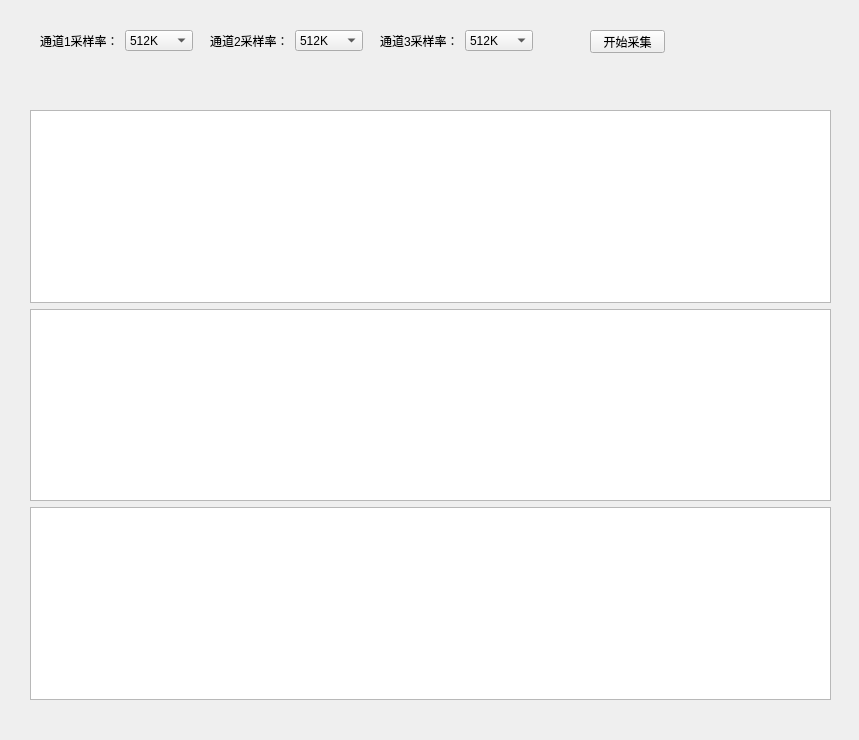
<?xml version="1.0" encoding="UTF-8"?>
<ui version="4.0">
 <class>Form</class>
 <widget class="QWidget" name="Form">
  <property name="geometry">
   <rect>
    <x>0</x>
    <y>0</y>
    <width>859</width>
    <height>740</height>
   </rect>
  </property>
  <property name="windowTitle">
   <string>Form</string>
  </property>
  <widget class="QWidget" name="layoutWidget">
   <property name="geometry">
    <rect>
     <x>210</x>
     <y>30</y>
     <width>153</width>
     <height>21</height>
    </rect>
   </property>
   <layout class="QHBoxLayout" name="horizontalLayout_2">
    <item>
     <widget class="QLabel" name="label_2">
      <property name="text">
       <string>通道2采样率：</string>
      </property>
     </widget>
    </item>
    <item>
     <widget class="QComboBox" name="comboBox_2">
      <item>
       <property name="text">
        <string>512K</string>
       </property>
      </item>
      <item>
       <property name="text">
        <string>256K</string>
       </property>
      </item>
      <item>
       <property name="text">
        <string>128K</string>
       </property>
      </item>
      <item>
       <property name="text">
        <string>64K</string>
       </property>
      </item>
     </widget>
    </item>
   </layout>
  </widget>
  <widget class="QWidget" name="layoutWidget_2">
   <property name="geometry">
    <rect>
     <x>380</x>
     <y>30</y>
     <width>153</width>
     <height>21</height>
    </rect>
   </property>
   <layout class="QHBoxLayout" name="horizontalLayout_3">
    <item>
     <widget class="QLabel" name="label_3">
      <property name="text">
       <string>通道3采样率：</string>
      </property>
     </widget>
    </item>
    <item>
     <widget class="QComboBox" name="comboBox_3">
      <item>
       <property name="text">
        <string>512K</string>
       </property>
      </item>
      <item>
       <property name="text">
        <string>256K</string>
       </property>
      </item>
      <item>
       <property name="text">
        <string>128K</string>
       </property>
      </item>
      <item>
       <property name="text">
        <string>64K</string>
       </property>
      </item>
     </widget>
    </item>
   </layout>
  </widget>
  <widget class="QWidget" name="layoutWidget">
   <property name="geometry">
    <rect>
     <x>30</x>
     <y>110</y>
     <width>801</width>
     <height>590</height>
    </rect>
   </property>
   <layout class="QVBoxLayout" name="verticalLayout">
    <item>
     <widget class="QChartView" name="gv_ch1"/>
    </item>
    <item>
     <widget class="QChartView" name="gv_ch2"/>
    </item>
    <item>
     <widget class="QChartView" name="gv_ch3"/>
    </item>
   </layout>
  </widget>
  <widget class="QWidget" name="layoutWidget">
   <property name="geometry">
    <rect>
     <x>40</x>
     <y>30</y>
     <width>153</width>
     <height>21</height>
    </rect>
   </property>
   <layout class="QHBoxLayout" name="horizontalLayout">
    <item>
     <widget class="QLabel" name="label">
      <property name="text">
       <string>通道1采样率：</string>
      </property>
     </widget>
    </item>
    <item>
     <widget class="QComboBox" name="comboBox">
      <item>
       <property name="text">
        <string>512K</string>
       </property>
      </item>
      <item>
       <property name="text">
        <string>256K</string>
       </property>
      </item>
      <item>
       <property name="text">
        <string>128K</string>
       </property>
      </item>
      <item>
       <property name="text">
        <string>64K</string>
       </property>
      </item>
     </widget>
    </item>
   </layout>
  </widget>
  <widget class="QPushButton" name="pbBegin">
   <property name="geometry">
    <rect>
     <x>590</x>
     <y>30</y>
     <width>75</width>
     <height>23</height>
    </rect>
   </property>
   <property name="text">
    <string>开始采集</string>
   </property>
  </widget>
 </widget>
 <customwidgets>
  <customwidget>
   <class>QChartView</class>
   <extends>QGraphicsView</extends>
   <header>qchartview.h</header>
  </customwidget>
 </customwidgets>
 <resources/>
 <connections>
  <connection>
   <sender>pbBegin</sender>
   <signal>clicked()</signal>
   <receiver>Form</receiver>
   <slot>on_pbStart_clicked()</slot>
   <hints>
    <hint type="sourcelabel">
     <x>634</x>
     <y>44</y>
    </hint>
    <hint type="destinationlabel">
     <x>725</x>
     <y>69</y>
    </hint>
   </hints>
  </connection>
 </connections>
 <slots>
  <slot>on_pbStart_clicked()</slot>
 </slots>
</ui>
